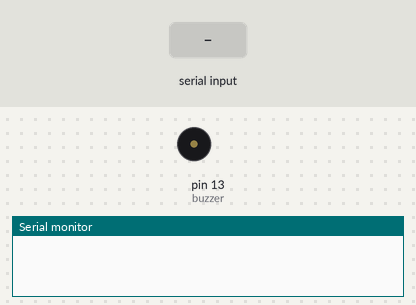
Bench run of a sketch on a simulated Arduino Uno, built with avr-gcc and run on an emulated ATmega328P. Shown: buzzer (waves = sounding), the last lines printed to the serial monitor. Inputs (shaded band) come from the test bench.

Above: at 1.2 s.
1.3 s: "90,45\n" received over Serial
At 3.2 s:
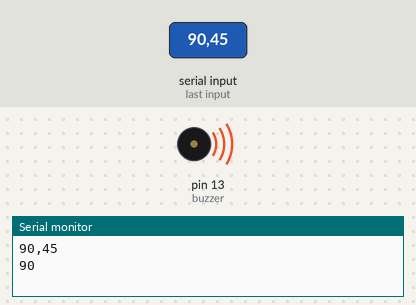
3.8 s: "1,90,45\n" received over Serial
Timing chart, 0 to 6.8 s (numbered marks = the images above; inputs shaded):
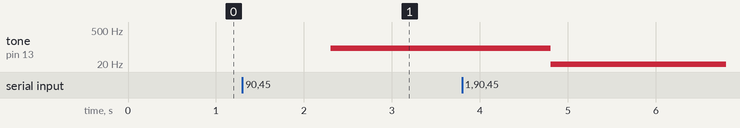

Measured:
- after the input at 1.3 s, tone on pin 13 (buzzer): silent → 90 Hz after 1.0 s
- after the input at 3.8 s, tone on pin 13 (buzzer): 90 Hz → 1 Hz after 1.0 s

The sketch:

code1.ino
```cpp
const byte buzzer = 13;

void setup() {
  // initialize serial:
  Serial.begin(9600);
  pinMode(buzzer, OUTPUT);
}


void loop() {
  // if there's any serial available, read it:
  while (Serial.available() > 0) {

    // look for the next valid integer in the incoming serial stream:
    // look for the next valid byte in the incoming serial stream:

   	String b = Serial.readString()  ;
    Serial.println(b);
    Serial.println(b.toInt());
    tone(buzzer, b.toInt());


  }
}
```
